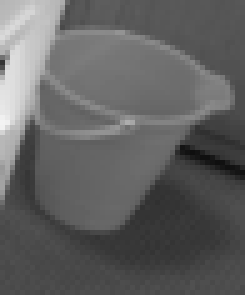
#> input picture Week 3 Multiple view I/test.png, 49 x 59 px, given in place of playtable_left.png, which was not available (shown 5 times larger)
$ jupyter execute --allow-errors 'Exercise 1 - Template Matching.ipynb'   (text cells are left out)
#> lines starting #> are read from the running program, lines starting #| are printed output that depends on the picture; pictures that were not available may be replaced by others from this repository, and a replacement may not be noted
[cell 1]
import cv2
from matplotlib import pyplot as plt

plt.gray()

[cell 2]
img = cv2.imread("playtable_left.png")
#> img is the input picture: shape (59, 49, 3); min 15, max 243, mean 97.2

img_left = cv2.cvtColor(img, cv2.COLOR_BGR2RGB)
gray_left = cv2.cvtColor(img_left, cv2.COLOR_RGB2GRAY)
plt.imshow(gray_left)

[cell 3]
template = cv2.imread('crocodile.png')
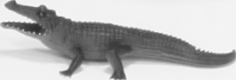
#> input picture Week 3 Multiple view I/crocodile.png, 236 x 80 px
#> template is the input picture: shape (80, 236, 3); min 45, max 249, mean 185
# Though the template is saved as a single channel (grayscale) image, it is loaded as a 3 channel image with identical channels.
# Therefore we can just take any of the three channels
template = template[...,0]
#> template: shape (80, 236)
plt.imshow(template)

[cell 4]
res = cv2.matchTemplate(gray_left, template, cv2.TM_CCORR_NORMED)
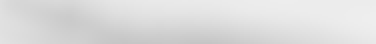
#> res: shape (22, 188) float32 (shown 2 times larger); min 0.774, max 0.936, mean 0.868
plt.figure(figsize = (10,10))
plt.imshow(res, 'gray')

[cell 5]
min_val, max_val, min_loc, max_loc = cv2.minMaxLoc(res)
#> min_val = 0.774; max_val = 0.936; min_loc = (100, 21); max_loc = (187, 9)

top_left = max_loc
#> top_left = (187, 9)
bottom_right = (top_left[0] + template.shape[1], top_left[1] + template.shape[0])
#> bottom_right = (423, 89)

crocodile = cv2.rectangle(img_left.copy(), top_left, bottom_right, (255,0,0), 3)

plt.figure(figsize=(12,12))
plt.imshow(crocodile)

[cell 6]
# Load in new template to look for
gray_bucket = gray_left[925:1300,2240:2640]
#> gray_bucket = empty array
plt.imshow(gray_bucket)
plt.show()
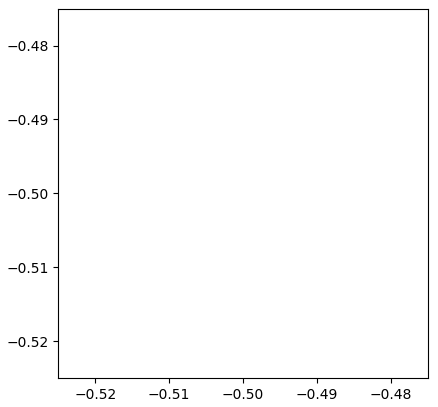
#> figure drawn by matplotlib, 1 panel

#> (a cell that did not finish here is left out)

[cell 8]
# Extract the bucket pos
min_val, max_val, min_loc, max_loc = cv2.minMaxLoc(res)

top_left = max_loc
bottom_right = (top_left[0] + gray_bucket.shape[1], top_left[1] + gray_bucket.shape[0])
#> bottom_right = (187, 9)

bucket = cv2.rectangle(img_left.copy(), top_left, bottom_right, (255,0,0), 3)

plt.figure(figsize=(12,12))
plt.imshow(bucket)
